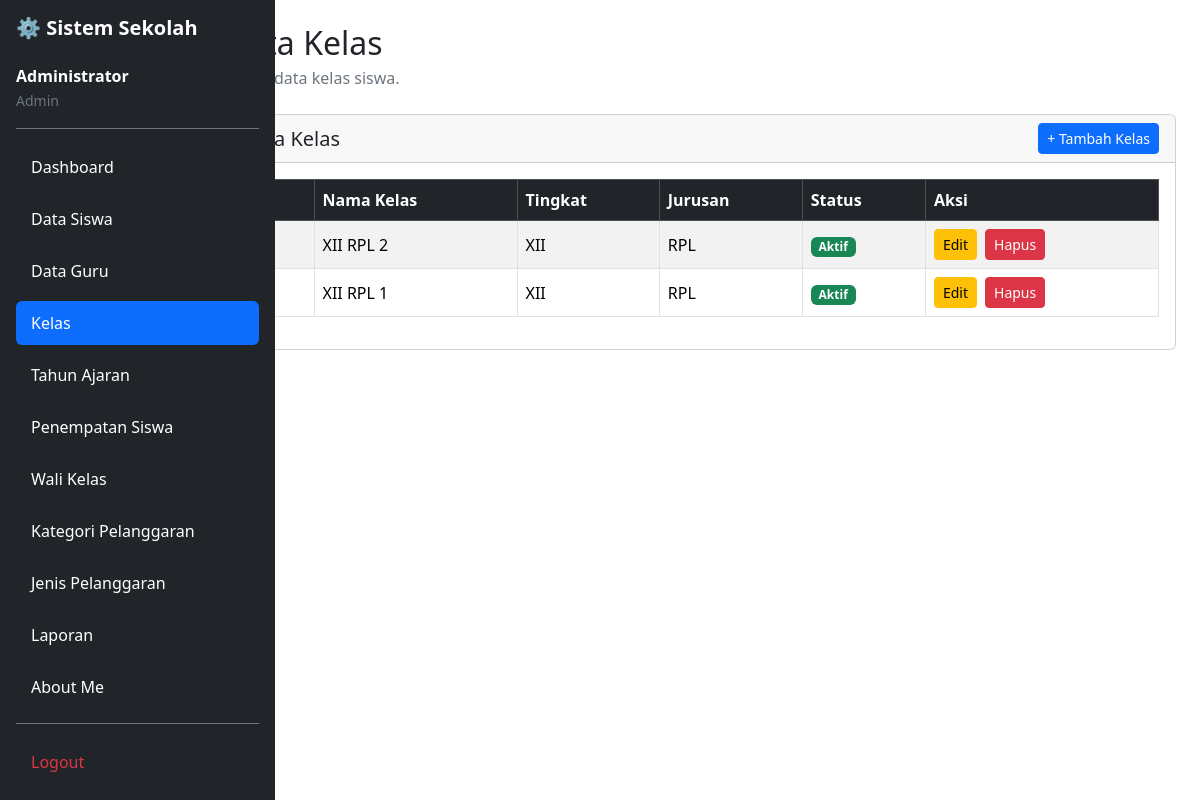
The page /data_kelas.php (signed in) on the database its author committed.
### tables this page shows
CREATE TABLE `t_kelas` (
  `id` int(11) NOT NULL,
  `nama` varchar(100) DEFAULT NULL,
  `tingkat` varchar(20) NOT NULL,
  `jurusan` varchar(100) NOT NULL,
  `status_aktif` tinyint(1) NOT NULL,
  `created_at` timestamp NOT NULL DEFAULT current_timestamp(),
  `updated_at` timestamp NOT NULL DEFAULT current_timestamp()
);

### data_kelas.php (the view, shortened to what this page needs)
<?php
include 'config/koneksi.php';
function e($value) {
    return htmlspecialchars(
        (string)($value ?? ''),
        ENT_QUOTES,
        'UTF-8'
    );
}
$sql = "SELECT * FROM t_kelas ORDER BY id DESC";
$hasil = mysqli_query($koneksi, $sql);
?>
<!DOCTYPE html>
<html lang="id">
<head>
    <link href="https://cdn.jsdelivr.net/npm/bootstrap@5.3.8/dist/css/bootstrap.min.css"
          rel="stylesheet">
    <link href="https://cdn.datatables.net/2.3.4/css/dataTables.bootstrap5.min.css"
          rel="stylesheet">
</head>
<body>
<div class="container-fluid">
    <div class="row">
        <?php include 'layout/sidebar.php'; ?>
        <main class="col-md-9 col-lg-10 offset-md-3 offset-lg-2 p-4">
            <h2 class="mb-1">Data Kelas</h2>
            <p class="text-secondary mb-4">
                Kelola data kelas siswa.
            </p>
            <div class="card">
                <div class="card-header d-flex justify-content-between align-items-center">
                    <h5 class="mb-0">
                        Data Kelas
                    </h5>
                    <a href="tambah_kelas.php" class="btn btn-primary btn-sm">
                        + Tambah Kelas
                    </a>
                </div>
                <div class="card-body">
                    <div class="table-responsive">
                        <table id="tabelkelas"
                               class="table table-bordered table-striped table-hover align-middle w-100">
                            <thead class="table-dark">
                                <tr>
                                    <th>No</th>
                                    <th>Nama Kelas</th>
                                    <th>Tingkat</th>
                                    <th>Jurusan</th>
                                    <th>Status</th>
                                    <th>Aksi</th>
                                </tr>
                            </thead>
                            <tbody>
                                <?php
                                if (mysqli_num_rows($hasil) > 0) {
                                    while ($row = mysqli_fetch_assoc($hasil)) {
                                ?>
                                <tr>
                                    <td>
                                    </td>
                                    <td>
                                        <?= e($row['nama'] ?? '-'); ?>
                                    </td>
                                    <td>
                                        <?= e($row['tingkat'] ?? '-'); ?>
                                    </td>
                                    <td>
                                        <?= e($row['jurusan'] ?? '-'); ?>
                                    </td>
                                    <td>
                                        <?php if ((int)($row['status_aktif'] ?? 0) === 1) { ?>
                                            <span class="badge bg-success">
                                                Aktif
                                            </span>
                                        <?php } else { ?>
                                            <span class="badge bg-secondary">
                                                Tidak Aktif
                                            </span>
                                        <?php } ?>
                                    </td>
                                    <td>
                                        <div class="d-flex gap-2">
                                            <a href="edit_kelas.php?id=<?= (int)$row['id']; ?>"
                                               class="btn btn-warning btn-sm">
                                                Edit
                                            </a>
                                            <form action="hapus_kelas.php"
                                                  method="POST"
                                                  onsubmit="return confirm('Yakin ingin menghapus kelas ini?');"
                                                  class="d-inline">
                                                <button type="submit"
                                                        class="btn btn-danger btn-sm">
                                                    Hapus
                                                </button>
                                            </form>
                                        </div>
                                    </td>
                                </tr>
                                <?php
                                    }
                                } ?>
                            </tbody>
                        </table>
                    </div>
                </div>
            </div>
        </main>
    </div>
</div>
</body>
</html>

### rows shown on the page
t_kelas: nama "XII RPL 2", tingkat "XII", jurusan "RPL", status_aktif "Aktif"
t_kelas: nama "XII RPL 1", tingkat "XII", jurusan "RPL", status_aktif "Aktif"

### other values the page prints
$_SESSION['name'] "Administrator"
str_replace('_', ' ', $role) "Admin"
$item[0] "Dashboard"
$item[0] "Data Siswa"
$item[0] "Data Guru"
$item[0] "Kelas"
$item[0] "Tahun Ajaran"
$item[0] "Penempatan Siswa"
$item[0] "Wali Kelas"
$item[0] "Kategori Pelanggaran"
$item[0] "Jenis Pelanggaran"
$item[0] "Laporan"
$item[0] "About Me"
